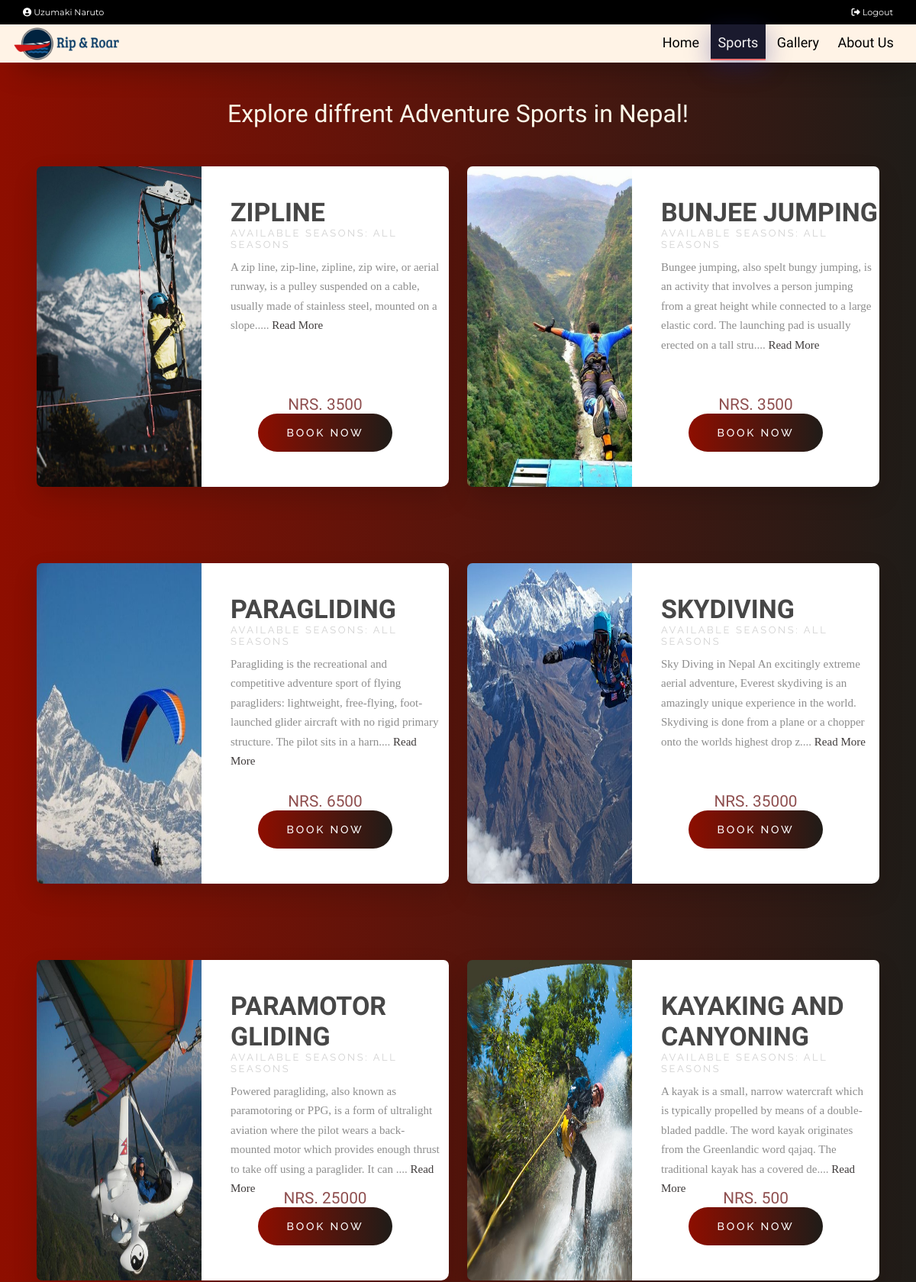
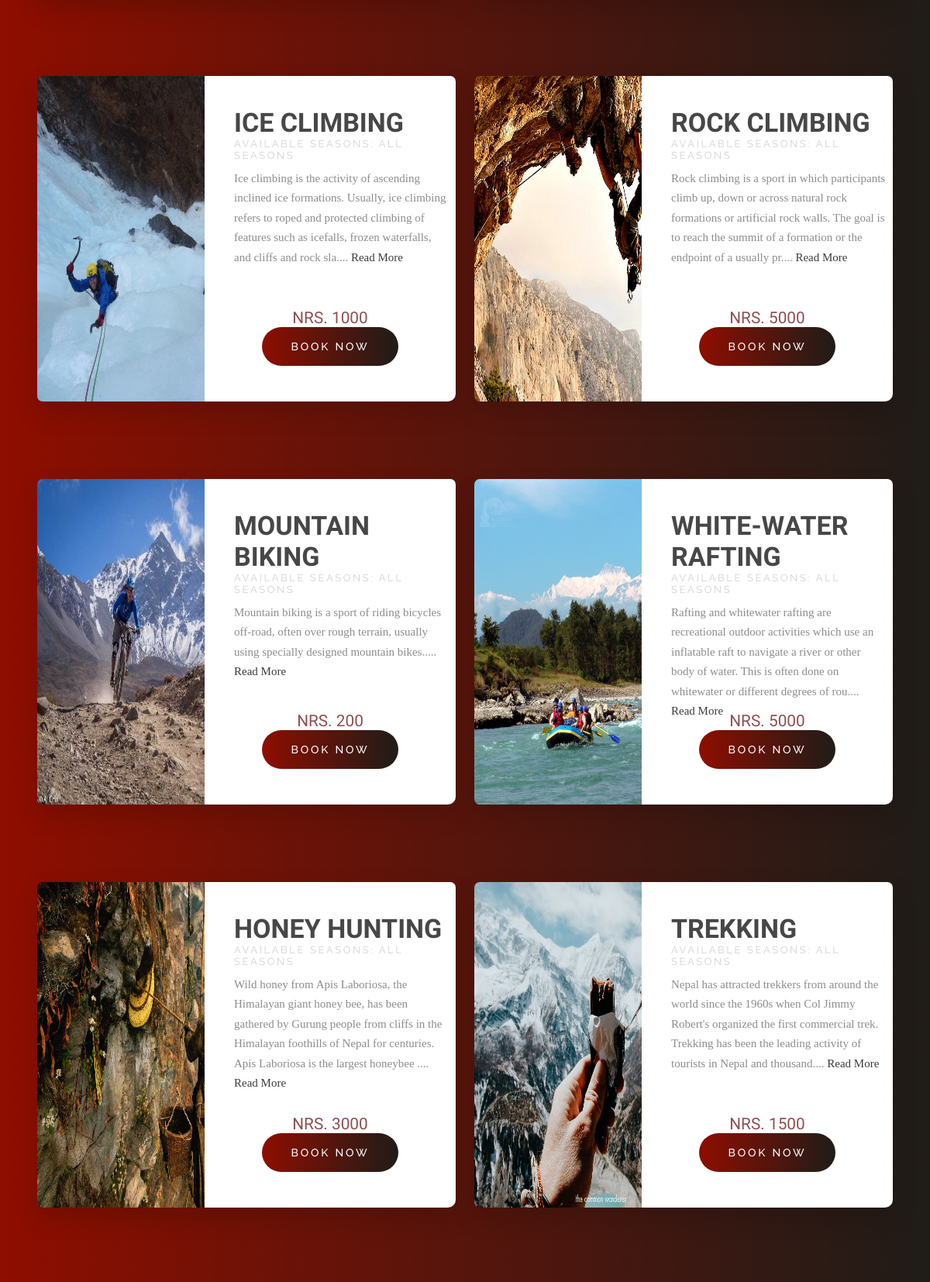
Page /explore.php (signed in, upper part) on the committed database (2 pictures, top to bottom).
### tables this page shows
CREATE TABLE `users` (
  `user_id` int(11) NOT NULL,
  `name` varchar(50) NOT NULL,
  `username` varchar(50) NOT NULL,
  `email` varchar(50) NOT NULL,
  `age` int(11) NOT NULL,
  `country` varchar(255) NOT NULL,
  `password` varchar(50) NOT NULL,
  `role` int(11) NOT NULL,
  `status` int(11) NOT NULL
);

CREATE TABLE `sport` (
  `sport_id` int(11) NOT NULL,
  `name` varchar(255) NOT NULL,
  `available_season` varchar(255) NOT NULL,
  `slot_duration` int(11) NOT NULL,
  `opening_time` time NOT NULL,
  `closing_time` time NOT NULL,
  `total_slots` int(11) NOT NULL,
  `max_slot_capacity` int(11) NOT NULL,
  `price` double NOT NULL,
  `thumbnail1` varchar(500) NOT NULL,
  `thumbnail2` varchar(500) NOT NULL,
  `thumbnail3` varchar(500) NOT NULL,
  `description` varchar(1000) NOT NULL
);

### includes/db.php (called while the page is built, shortened)
<?php
class DbConnection{
    private $host = 'localhost';
    private $username = 'root';
    private $password = '';
    private $database = 'rrdb';
    protected $connection;
    public function __construct(){
        if (!isset($this->connection)) {
            $this->connection = new mysqli($this->host, $this->username, $this->password, $this->database);
        }
        return $this->connection;
    }
}
?>

### includes/crud.php (called while the page is built, shortened)
<?php
     include_once "db.php";
     class CrudOperation extends DbConnection{
         public function fetch_data_with_id($table_name, $column_name, $id) {
            $sql = "SELECT * FROM $table_name WHERE $column_name = '$id'";
            $query = $this->connection->query($sql);
            if($query){
                $row = $query->fetch_array();
                return $row;
            }
            else
            echo "Invalid sql ".$sql;
         }
         public function fetch_all_table_data($table_name) {
            $array = [];
            $sql = "SELECT * FROM $table_name";
            $query = $this->connection->query($sql);
            while($row = mysqli_fetch_assoc($query)){
                $array[] = $row;
            }
            return $array;
         }
     }
     $crud = new CrudOperation;
?>

### explore.php (the view, shortened to what this page needs)
<?php include_once 'header.php'; ?>
    <h1 class="exploreTitle">Explore diffrent Adventure Sports in Nepal!</h1>
    <div class="sportDisplay">
        <?php
            $sports = $crud->fetch_all_table_data('sport');
            foreach($sports as $sport) {
                ?>
                <div class="wrapper">
                    <div class="product-img">
                    <div class="img-wrapper"><img src="dbImages/sports/<?php echo $sport['thumbnail1'] ?>" height="420" width="327"></div>
                    </div>
                    <div class="product-info">
                        <div class="product-text">
                            <h1><?php echo strtoupper($sport['name']); ?></h1>
                            <h2>Available Seasons: <?php echo strtoupper($sport['available_season']); ?></h2>
                            <p><?php echo substr($sport['description'],0,200); ?>....
                                <a href="sport.php?sportId=<?php echo $sport['sport_id']; ?>"  >Read More</a>
                            </p>
                        </div>
                        <div class="product-price-btn">
                            <p><span>NRS. <?php echo strtoupper($sport['price']); ?></span></p>
                            <a href="sport.php?sportId=<?php echo $sport['sport_id']; ?>" onclick="">Book Now</a>
                        </div>
                    </div>
                </div>
                <?php
            }
            ?>
    </div>
<?php include_once 'footer.php'; ?>

### header.php (shortened to what this page needs)
<?php
   include_once 'includes/form.php';
   $curPage = basename($_SERVER['PHP_SELF']);
   ?>
<!DOCTYPE html>
<html lang="en">
<head>
    <link rel="stylesheet" type="text/css" href="css/main.css" />
    <link rel="stylesheet" type="text/css" href="css/flickity.css" />
</head>
<body>
   <div class="top-nav">
      <?php if (!isset($_SESSION['user']) ||(trim ($_SESSION['user']) == '')){ ?>
      <a href="login.php" class="logout <?php echo ($curPage == "register.php" ? "active" : "");?>"><i class="fas fa-user-plus"></i> SignUp/SignIn</a>
      <?php } else {
         $userDetailsRow = $crud->fetch_data_with_id('users', 'user_id', $_SESSION['user']);
         ?>
         <a href="profile.php" class="<?php echo ($curPage == "account.php" ? "active" : "");?>"style="margin-right:auto;z-index:999;"><i class="fas fa-user-circle"></i> <?php echo ucfirst($userDetailsRow['name']); ?></a>
         <a href="index.php?logout='1'" class="logout"><i class="fas fa-sign-out-alt"></i> Logout</a>
      <?php }?>
   </div>
   <div class="nav " >
      <div class="nav-header">
         <div class="nav-title">
            <a href="index.php"><img src="assets/logo-riproar.PNG" alt="Logo" ></a>
         </div>
      </div>
      <div class="nav-links" style="padding-right:1.2rem">
         <a href="index.php" class="<?php echo ($curPage == "index.php" ? "active" : "");?>" >Home</a>
         <a href="explore.php" class="<?php echo ($curPage == "explore.php" ? "active" : "");?>">Sports</a>
         <a href="gallery.php" class="<?php echo ($curPage == "gallery.php" ? "active" : "");?>"> Gallery</a>
         <a href="about.php" class="<?php echo ($curPage == "about.php" ? "active" : "");?>">About Us</a>
      </div>
   </div>

### css/main.css (style rules this page uses)
* { margin: 0; padding: 0; box-sizing: border-box; }
html { scroll-behavior: smooth; overflow-y: scroll; }
body { overflow-x: hidden; font-family: "Montserrat", serif; }
a, button { transition: all 0.4s ease; }
.top-nav { width: 100%; height: 2rem; background: #000; padding: 0px 20px; display: flex; align-items: center; justify-content: flex-end; }
.top-nav a { text-decoration: none; color: #fff; font-family: "Montserrat", serif; margin: 0px 10px; font-size: 0.7rem; }
.top-nav a::before { content: ""; width: 100%; height: 2px; bottom: 0; background-color: #fff; visibility: hidden; transform: scaleX(0); transition: all 0.3s ease-in-out; border: 0; }
.nav { height: 50px; width: 100%; background-color: #fff3e6; position: relative; font-family: "Rajdhani", sans-serif; font-weight: 500; box-shadow: 10px 10px 44px -16px rgba(0, 0, 0, 0.75); }
.nav > .nav-header { display: inline; }
.nav > .nav-header > .nav-title { display: inline-block; font-size: 22px; color: #000; margin-left: 10px; }
.nav-title > a > img { height: 50px; }
.nav > .nav-links { display: inline; float: right; font-size: 18px; }
.nav > .nav-links > a { display: inline-block; padding: 13px 10px 13px 10px; text-decoration: none; color: #000; position: relative; }
.nav > .nav-links > a::before { content: ""; position: absolute; width: 100%; height: 2px; bottom: 0; left: 0; background-color: #ff7171; visibility: hidden; transform: scaleX(0); transition: all 0.3s ease-in-out; border: 0; }
.nav > .nav-links > .active { border: 0; padding-bottom: 11px; border-bottom: 2px solid #ff7171; color: #f6f5f5; background: #1a1a2e; box-shadow: 0 8px 32px 0 rgba(31, 38, 135, 0.37); backdrop-filter: blur(2px); }
.exploreTitle { background: linear-gradient(to right, #8e0e00, #1f1c18); padding-top: 3rem; color: #fcf8e8; display: flex; justify-content: center; align-items: center; font-family: "Rajdhani", sans-serif; font-weight: 200; }
.sportDisplay { padding: 3rem; padding-top: 0; display: grid; column-gap: 1.5rem; grid-template-columns: repeat(auto-fit, minmax(45%, 1fr)); background: linear-gradient(to right, #8e0e00, #1f1c18); }
.sportDisplay .wrapper { height: 420px; width: 100%; margin: 50px auto; transition: 0.3s all ease; border-radius: 7px 7px 7px 7px; box-shadow: 0px 14px 32px 0px rgba(0, 0, 0, 0.15); }
.sportDisplay .product-img { float: left; height: 420px; width: 40%; }
.sportDisplay .product-img .img-wrapper { transition: 0.3s all ease; display: inline-block; overflow: hidden !important; }
.sportDisplay .product-img img { border-radius: 7px 0 0 7px; }
.sportDisplay .product-info { float: left; height: 420px; width: 60%; border-radius: 0 7px 10px 0px; background-color: #ffffff; }
.sportDisplay .product-text { height: 300px; width: 100%; }
.sportDisplay .product-text h1 { margin: 0 0 0 38px; padding-top: 40px; font-size: 34px; color: #474747; }
.sportDisplay .product-text h1, .sportDisplay .product-price-btn p { font-family: "Bentham", serif; }
.sportDisplay .product-text h2 { margin: 0 0 0.6rem 38px; font-size: 13px; font-family: "Raleway", sans-serif; font-weight: 400; text-transform: uppercase; color: #d2d2d2; letter-spacing: 0.2em; }
.sportDisplay .product-text p { height: fit-content; margin: 0 0.6rem 0 38px; font-family: "Playfair Display", serif; color: #8d8d8d; line-height: 1.7em; font-size: 15px; font-weight: lighter; overflow: hidden; }
.sportDisplay .product-text p a { color: #3f3b3b; text-decoration: none; }
.sportDisplay .product-price-btn { height: fit-content; width: 100%; position: relative; display: flex; justify-content: center; align-items: center; flex-direction: column; }
.sportDisplay .product-price-btn p { display: inline-block; font-family: "Trocchi", serif; font-size: 1rem; font-weight: lighter; color: #8f4f4f; }
.sportDisplay span { display: inline-block; font-family: "Suranna", serif; font-size: 1.3rem; }
.sportDisplay .product-price-btn a { display: inline-block; height: 50px; width: 176px; box-sizing: border-box; border: transparent; border-radius: 60px; font-family: "Raleway", sans-serif; font-size: 14px; font-weight: 500; text-transform: uppercase; letter-spacing: 0.2em; color: #ffffff; background: linear-gradient(to right, #8e0e00, #1f1c18); cursor: pointer; outline: none; text-decoration: none; transition: 0.2s all ease; display: flex; justify-content: center; align-items: center; }
* { border: 0px; }

### rows in the picture
users: name "Uzumaki Naruto"
sport: thumbnail1 (picture), name "ZIPLINE", available_season "ALL SEASONS", description "A zip line, zip-line, zipline, zip wire, or aerial runway, is a pulley suspended on a cable, usually made of stainless steel, mounted on a slope.", price "3500"
sport: thumbnail1 (picture), name "BUNJEE JUMPING", available_season "ALL SEASONS", description "Bungee jumping, also spelt bungy jumping, is an activity that involves a person jumping from a great height while connected to a large elastic cord. The launching pad is usually erected on a tall stru", price "3500"
sport: thumbnail1 (picture), name "PARAGLIDING", available_season "ALL SEASONS", description "Paragliding is the recreational and competitive adventure sport of flying paragliders: lightweight, free-flying, foot-launched glider aircraft with no rigid primary structure. The pilot sits in a harn", price "6500"
sport: thumbnail1 (picture), name "SKYDIVING", available_season "ALL SEASONS", description "Sky Diving in Nepal An excitingly extreme aerial adventure, Everest skydiving is an amazingly unique experience in the world. Skydiving is done from a plane or a chopper onto the worlds highest drop z", price "35000"
sport: thumbnail1 (picture), name "PARAMOTOR GLIDING", available_season "ALL SEASONS", description "Powered paragliding, also known as paramotoring or PPG, is a form of ultralight aviation where the pilot wears a back-mounted motor which provides enough thrust to take off using a paraglider. It can", price "25000"
sport: thumbnail1 (picture), name "KAYAKING AND CANYONING", available_season "ALL SEASONS", description "A kayak is a small, narrow watercraft which is typically propelled by means of a double-bladed paddle. The word kayak originates from the Greenlandic word qajaq. The traditional kayak has a covered de", price "500"
sport: thumbnail1 (picture), name "ICE CLIMBING", available_season "ALL SEASONS", description "Ice climbing is the activity of ascending inclined ice formations. Usually, ice climbing refers to roped and protected climbing of features such as icefalls, frozen waterfalls, and cliffs and rock sla", price "1000"
sport: thumbnail1 (picture), name "ROCK CLIMBING", available_season "ALL SEASONS", description "Rock climbing is a sport in which participants climb up, down or across natural rock formations or artificial rock walls. The goal is to reach the summit of a formation or the endpoint of a usually pr", price "5000"
sport: thumbnail1 (picture), name "MOUNTAIN BIKING", available_season "ALL SEASONS", description "Mountain biking is a sport of riding bicycles off-road, often over rough terrain, usually using specially designed mountain bikes.", price "200"
sport: thumbnail1 (picture), name "WHITE-WATER RAFTING", available_season "ALL SEASONS", description "Rafting and whitewater rafting are recreational outdoor activities which use an inflatable raft to navigate a river or other body of water. This is often done on whitewater or different degrees of rou", price "5000"
sport: thumbnail1 (picture), name "HONEY HUNTING", available_season "ALL SEASONS", description "Wild honey from Apis Laboriosa, the Himalayan giant honey bee, has been gathered by Gurung people from cliffs in the Himalayan foothills of Nepal for centuries. Apis Laboriosa is the largest honeybee", price "3000"
sport: thumbnail1 (picture), name "TREKKING", available_season "ALL SEASONS", description "Nepal has attracted trekkers from around the world since the 1960s when Col Jimmy Robert's organized the first commercial trek. Trekking has been the leading activity of tourists in Nepal and thousand", price "1500"
